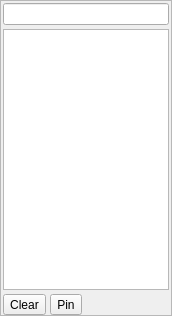
<?xml version="1.0" encoding="UTF-8"?>
<ui version="4.0">
 <class>SelPopup</class>
 <widget class="QFrame" name="SelPopup">
  <property name="geometry">
   <rect>
    <x>0</x>
    <y>0</y>
    <width>172</width>
    <height>316</height>
   </rect>
  </property>
  <property name="windowTitle">
   <string>SelPopup</string>
  </property>
  <property name="frameShape">
   <enum>QFrame::StyledPanel</enum>
  </property>
  <property name="frameShadow">
   <enum>QFrame::Raised</enum>
  </property>
  <layout class="QVBoxLayout" name="popup_layout">
   <property name="spacing">
    <number>4</number>
   </property>
   <property name="leftMargin">
    <number>2</number>
   </property>
   <property name="topMargin">
    <number>2</number>
   </property>
   <property name="rightMargin">
    <number>2</number>
   </property>
   <property name="bottomMargin">
    <number>0</number>
   </property>
   <item>
    <widget class="SearchLine" name="line_edit">
     <property name="clearButtonEnabled">
      <bool>true</bool>
     </property>
    </widget>
   </item>
   <item>
    <widget class="QTreeView" name="tree_view">
     <property name="editTriggers">
      <set>QAbstractItemView::NoEditTriggers</set>
     </property>
     <property name="rootIsDecorated">
      <bool>false</bool>
     </property>
     <property name="headerHidden">
      <bool>true</bool>
     </property>
    </widget>
   </item>
   <item>
    <layout class="QHBoxLayout" name="bottom_ly">
     <item>
      <widget class="QToolButton" name="clear_button">
       <property name="text">
        <string>Clear</string>
       </property>
      </widget>
     </item>
     <item>
      <widget class="QToolButton" name="pin_button">
       <property name="text">
        <string>Pin</string>
       </property>
      </widget>
     </item>
     <item>
      <spacer name="horizontalSpacer">
       <property name="orientation">
        <enum>Qt::Horizontal</enum>
       </property>
       <property name="sizeHint" stdset="0">
        <size>
         <width>40</width>
         <height>20</height>
        </size>
       </property>
      </spacer>
     </item>
     <item>
      <widget class="QtWidgets.QSizeGrip" name="size_grip" native="true">
       <property name="sizePolicy">
        <sizepolicy hsizetype="Fixed" vsizetype="Fixed">
         <horstretch>0</horstretch>
         <verstretch>0</verstretch>
        </sizepolicy>
       </property>
       <property name="minimumSize">
        <size>
         <width>16</width>
         <height>16</height>
        </size>
       </property>
       <property name="maximumSize">
        <size>
         <width>16</width>
         <height>16</height>
        </size>
       </property>
      </widget>
     </item>
    </layout>
   </item>
  </layout>
 </widget>
 <customwidgets>
  <customwidget>
   <class>QtWidgets.QSizeGrip</class>
   <extends>QWidget</extends>
   <header location="global">PyQt5.QtWidgets</header>
   <container>1</container>
  </customwidget>
  <customwidget>
   <class>SearchLine</class>
   <extends>QLineEdit</extends>
   <header location="global">exdrf_qt.widgets.selectors.search_line</header>
  </customwidget>
 </customwidgets>
 <resources/>
 <connections/>
</ui>
